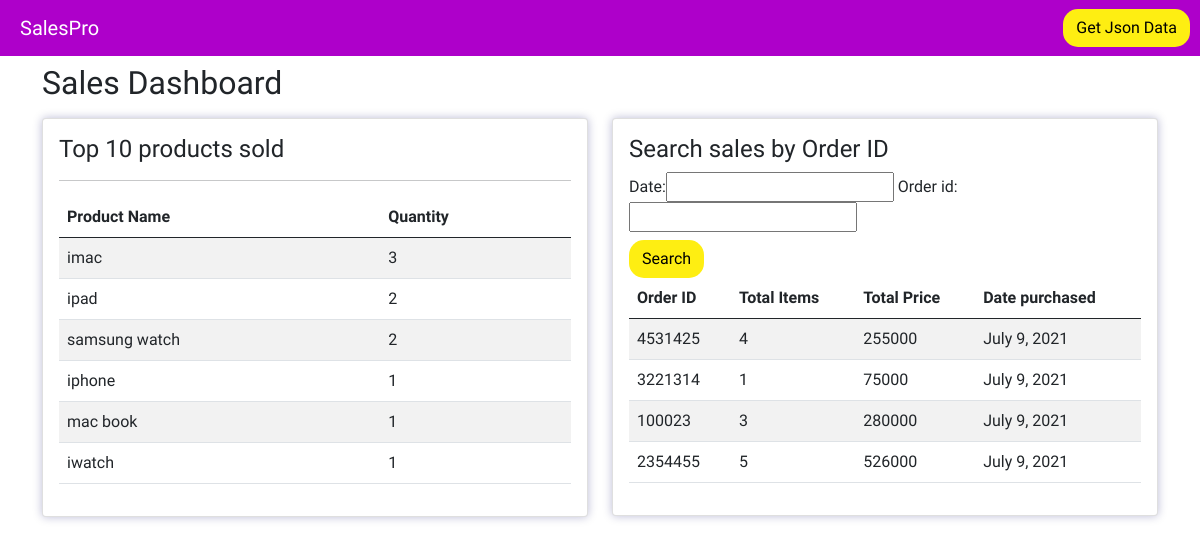
Before: / with the older database file.
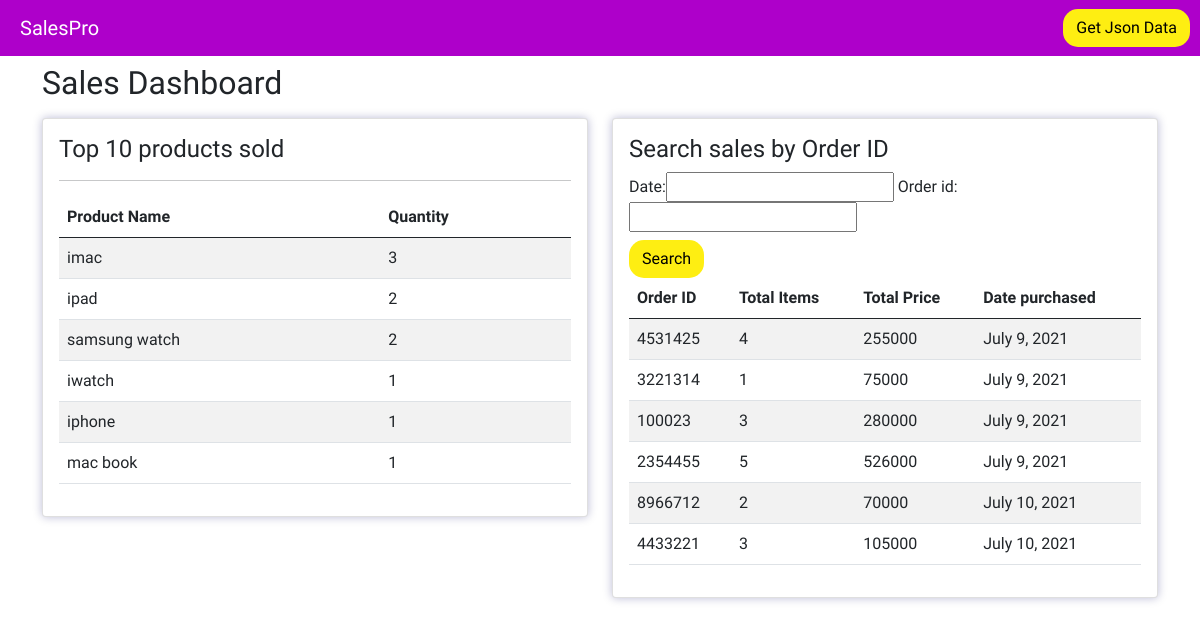
After: the same page with the newer database file.
### sales/models.py (models this page shows, shortened)
class Item(models.Model):
    item_name = models.CharField(max_length=20)
    item_price = models.IntegerField()

class Order(models.Model):
    customer = models.ForeignKey(Customer, on_delete=models.SET_NULL, null = True)
    date = models.DateTimeField(auto_now_add=True)
    order_id = models.CharField(max_length=20)
    @property
    def saleTotal(self):
        items = self.orderitem_set.all()
        total = sum([item.totalAmount() for item in items])
        return total
    @property
    def itemsTotal(self):
        items = self.orderitem_set.all()
        total = sum([item.quantity for item in items])
        return total

class OrderItem(models.Model):
    item = models.ForeignKey(Item, on_delete=models.SET_NULL, null = True)
    order = models.ForeignKey(Order, on_delete=models.SET_NULL, null = True)
    quantity = models.IntegerField(default = 0)
    date_added = models.DateTimeField(auto_now_add=True)
    class Meta:
        ordering = ['-quantity']
    def totalAmount(self):
        return self.item.item_price *  self.quantity
    def item_quantity(self):
        return [self.item.item_name, self.quantity]

### sales/views.py (the view)
# urls.py: path('', dashboard_view, name = 'dashboard'),
def dashboard_view(request):
    orders = Order.objects.all()
    orderitems = OrderItem.objects.all()
    item_dict = {}
    for orderitem in orderitems:
        item, quantity = orderitem.item_quantity()
        item_dict[item] = quantity
    sorted_dict = sorted(item_dict.items(), key=lambda kv: kv[1], reverse=True)
    item_dict =dict(sorted_dict)
    print(item_dict)
    filter = SaleFilter(request.GET, queryset = orders)
    orders = filter.qs
    context = {'orders' : orders, 'items' : orderitems, 'filter' : filter, 'item_dict' : item_dict}
    return render(request, 'dashboard.html', context)

### template/dashboard.html
{% extends 'base.html' %}
{% load crispy_forms_tags %}
{% block content %}
<div class="dashboard-container">
    <h2 class = "mt-2">Sales Dashboard</h2>
    <div class="row">
        <div class="col-md-6">
            <div class="card card-custom card-shadow mt-2">
                <div class="card-body">
                    <h4 class="card-title">
                        Top 10 products sold
                    </h4>
                    <hr>
                    {% include 'tables/top-products-table.html' %}
                </div>
            </div>
        </div>
        <div class="col-md-6">
            <div class="card card-custom card-shadow mt-2">
                <div class="card-body">
                    <h4 class="card-title">
                        Search sales by Order ID
                    </h4>
                    <form action="#" method = "GET" class="form">
                        <div class="form-group">
                            {{  filter.form }}
                        </div>
                        <button class="btn btn-custom mt-2" type = "submit">Search</button>
                    </form>
                    {% include 'tables/sales-table.html' %}
                </div>
            </div>
        </div>
    </div>
</div>
{% endblock content %}

### template/base.html (shortened to what this page needs)
{% load static %}
<!DOCTYPE html>
<html lang="en">
<head>
    <link rel="stylesheet" href="https://cdn.jsdelivr.net/npm/bootstrap@5.0.2/dist/css/bootstrap.min.css">
    <link rel="stylesheet" href="{% static 'css/style.css' %}">
</head>
<body>
    {% include 'partial/navbar.html' %}
    <div class="container">
        {% block content %}
        {% endblock %}
    </div>
</body>
</html>

### template/partial/navbar.html
<nav class = "navbar navbar-expand-lg navbar-custom">
    <a href="#" class="navbar-brand">SalesPro</a>
    <a href="/api/sales" class="btn btn-custom" target = "_blank">Get Json Data</a>
</nav>

### template/tables/top-products-table.html
<table class="table table-striped">
    <thead>
    <tr>
        <th scope="col">Product Name</th>
        <th scope="col">Quantity</th>
    </tr>
    </thead>
    <tbody>
    {% for key, val in item_dict.items  %}
        <tr>
            <td>{{ key }}</td>
            <td>{{ val }}</td>
        </tr>
    {% endfor %}
    </tbody>
</table>

### template/tables/sales-table.html
<table class="table table-striped">
    <thead>
    <tr>
        <th scope="col">Order ID</th>
        <th scope="col">Total Items</th>
        <th scope="col">Total Price</th>
        <th scope="col">Date purchased</th>
    </tr>
    </thead>
    <tbody>
        {% for order in orders %}
        <tr>
            <td>{{ order.order_id }}</td>
            <td>{{ order.itemsTotal }}</td>
            <td>{{ order.saleTotal }}</td>
            <td>{{ order.date|date }}</td>
        </tr>
        {% endfor %}
    </tbody>
</table>

### static/css/style.css (style rules this page uses)
:root { --primary-color : #AE00CA; --secondary-color : #F45C85; --btn-color : #FEEE12; }
body { font-family: 'Ubuntu', sans-serif; }
.btn-custom { background-color: var(--btn-color); color : black; border-radius: 15px; margin-left : auto; margin-right : 10px; }
.navbar-custom { background-color : var(--primary-color); }
.navbar-brand { color : white; text-decoration: none; margin-left : 20px; }
.card-shadow { box-shadow: 0 0 10px 0 rgba(0, 0, 100, 0.27); }

Changed rows visible on the page:
added Order: order_id "8966712", itemsTotal "2", saleTotal "70000", date "July 10, 2021"
added Order: order_id "4433221", itemsTotal "3", saleTotal "105000", date "July 10, 2021"
